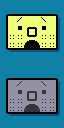

Tiled map render using the project's own tile images. Description and the map definition, with tile-layer contents summarised, below:
An orthogonal 8x16 tile map with 8x8 px tiles, 1 tile layer (cube range).

<map version="1.0" orientation="orthogonal" width="8" height="16" tilewidth="8" tileheight="8">
 <tileset firstgid="1" name="tilerom-atlas" tilewidth="8" tileheight="8">
  <image source="../../cube/tilerom/tilerom-atlas.png" width="1024" height="1024" />
 </tileset>
 <layer name="cube range" width="8" height="16">
  <data>[128 cells, 128 non-empty, 33 distinct tile ids]</data>
 </layer>
</map>
